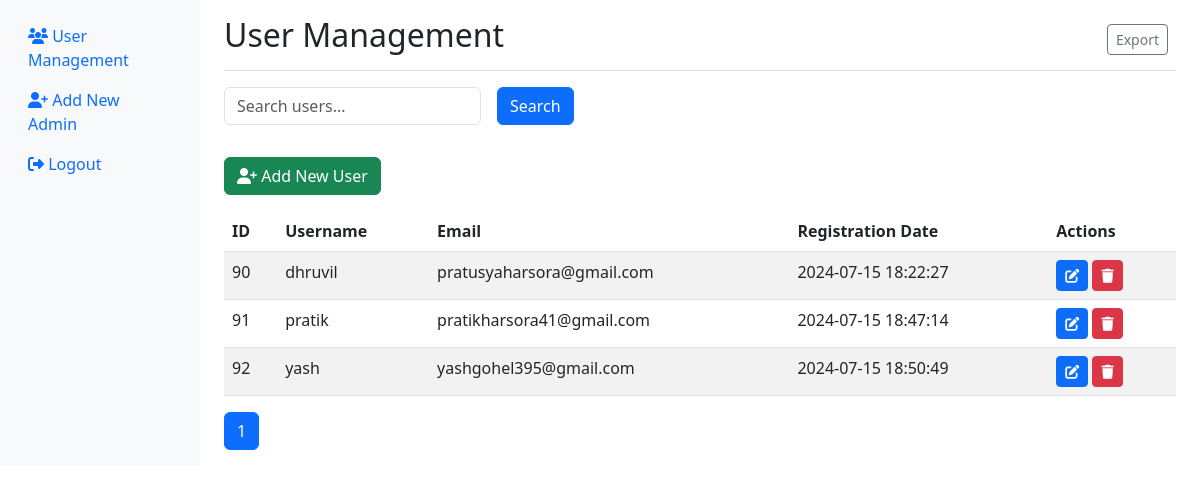
The app's page /admin_dashboard.php (signed in) with its own data.
### tables this page shows
CREATE TABLE `users` (
  `id` int(11) NOT NULL,
  `username` varchar(50) NOT NULL,
  `password` varchar(255) NOT NULL,
  `email` varchar(100) NOT NULL,
  `phone` varchar(20) DEFAULT NULL,
  `create_datetime` datetime NOT NULL,
  `reset_token` varchar(100) DEFAULT NULL,
  `reset_token_expires` datetime DEFAULT NULL,
  `registration_date` datetime DEFAULT current_timestamp(),
  `last_login` datetime DEFAULT NULL,
  `otp` varchar(6) DEFAULT NULL,
  `verified` tinyint(1) DEFAULT 0,
  `paid` tinyint(1) DEFAULT 0
);

### admin_dashboard.php (the view, shortened to what this page needs)
<?php
require_once 'db.php';
function getAllUsers($con, $page = 1, $limit = 10, $search = '') {
    $offset = ($page - 1) * $limit;
    $search = '%' . $search . '%';
    $query = "SELECT id, username, email, registration_date FROM users
              WHERE (username LIKE ? OR email LIKE ?)
              LIMIT ? OFFSET ?";
    $stmt = mysqli_prepare($con, $query);
    if (!mysqli_stmt_bind_param($stmt, "ssii", $search, $search, $limit, $offset)) {
        logError("Binding parameters failed: " . mysqli_stmt_error($stmt), "error_log.txt");
        mysqli_stmt_close($stmt);
        return false;
    }
    if (!mysqli_stmt_execute($stmt)) {
        logError("Execute failed: " . mysqli_stmt_error($stmt), "error_log.txt");
        mysqli_stmt_close($stmt);
        return false;
    }
    $result = mysqli_stmt_get_result($stmt);
    $users = mysqli_fetch_all($result, MYSQLI_ASSOC);
    return $users;
}
function getTotalUsers($con, $search = '') {
    $search = '%' . $search . '%';
    $query = "SELECT COUNT(*) as total FROM users WHERE (username LIKE ? OR email LIKE ?)";
    $stmt = mysqli_prepare($con, $query);
    if (!mysqli_stmt_bind_param($stmt, "ss", $search, $search)) {
        logError("Binding parameters failed: " . mysqli_stmt_error($stmt), "error_log.txt");
        mysqli_stmt_close($stmt);
        return false;
    }
    if (!mysqli_stmt_execute($stmt)) {
        logError("Execute failed: " . mysqli_stmt_error($stmt), "error_log.txt");
        mysqli_stmt_close($stmt);
        return false;
    }
    $result = mysqli_stmt_get_result($stmt);
    $row = mysqli_fetch_assoc($result);
    return $row['total'];
}
$search = isset($_GET['search']) ? $_GET['search'] : '';
$page = isset($_GET['page']) ? intval($_GET['page']) : 1;
$limit = 10;
$users = getAllUsers($con, $page, $limit, $search);
$total_users = getTotalUsers($con, $search);
$total_pages = ceil($total_users / $limit);
?>
<!DOCTYPE html>
<html lang="en">
<head>
    <link href="https://cdn.jsdelivr.net/npm/bootstrap@5.3.0-alpha1/dist/css/bootstrap.min.css" rel="stylesheet">
    <link href="https://cdnjs.cloudflare.com/ajax/libs/font-awesome/6.1.1/css/all.min.css" rel="stylesheet">
</head>
<body>
    <div class="container-fluid">
        <div class="row">
            <nav class="col-md-2 d-none d-md-block bg-light sidebar">
                <div class="position-sticky pt-3">
                    <ul class="nav flex-column">
                        <li class="nav-item">
                            <a class="nav-link active" href="#">
                                <i class="fas fa-users"></i> User Management
                            </a>
                        </li>
                        <li class="nav-item">
                            <a class="nav-link" href="add_admin.php">
                                <i class="fas fa-user-plus"></i> Add New Admin
                            </a>
                        </li>
                        <li class="nav-item">
                            <a class="nav-link" href="admin-logout.php">
                                <i class="fas fa-sign-out-alt"></i> Logout
                            </a>
                        </li>
                    </ul>
                </div>
            </nav>
            <main class="col-md-9 ms-sm-auto col-lg-10 px-md-4">
                <div class="d-flex justify-content-between flex-wrap flex-md-nowrap align-items-center pt-3 pb-2 mb-3 border-bottom">
                    <h1 class="h2">User Management</h1>
                    <div class="btn-toolbar mb-2 mb-md-0">
                        <div class="btn-group me-2">
                            <button type="button" class="btn btn-sm btn-outline-secondary">Export</button>
                        </div>
                    </div>
                </div>
                <div class="mb-3">
                    <form action="" method="get" class="row g-3">
                        <div class="col-auto">
                            <input type="text" class="form-control" id="search" name="search" placeholder="Search users..." value="<?php echo htmlspecialchars($search); ?>">
                        </div>
                        <div class="col-auto">
                            <button type="submit" class="btn btn-primary mb-3">Search</button>
                        </div>
                    </form>
                </div>
                <div class="mb-3">
                    <a href="add_user.php" class="btn btn-success">
                        <i class="fas fa-user-plus"></i> Add New User
                    </a>
                </div>
                <div class="table-responsive">
                    <table class="table table-striped table-hover">
                        <thead>
                            <tr>
                                <th>ID</th>
                                <th>Username</th>
                                <th>Email</th>
                                <th>Registration Date</th>
                                <th>Actions</th>
                            </tr>
                        </thead>
                        <tbody>
                            <?php foreach ($users as $user): ?>
                            <tr>
                                <td><?php echo htmlspecialchars($user['id']); ?></td>
                                <td><?php echo htmlspecialchars($user['username']); ?></td>
                                <td><?php echo htmlspecialchars($user['email']); ?></td>
                                <td><?php echo htmlspecialchars($user['registration_date']); ?></td>
                                <td>
                                    <a href="edit_user.php?id=<?php echo $user['id']; ?>" class="btn btn-sm btn-primary"><i class="fas fa-edit"></i></a>
                                    <button class="btn btn-sm btn-danger delete-user" data-id="<?php echo $user['id']; ?>"><i class="fas fa-trash"></i></button>
                                </td>
                            </tr>
                            <?php endforeach; ?>
                        </tbody>
                    </table>
                </div>
                <nav aria-label="Page navigation">
                    <ul class="pagination">
                        <?php for ($i = 1; $i <= $total_pages; $i++): ?>
                            <li class="page-item <?php echo $i == $page ? 'active' : ''; ?>">
                                <a class="page-link" href="?page=<?php echo $i; ?>&search=<?php echo urlencode($search); ?>"><?php echo $i; ?></a>
                            </li>
                        <?php endfor; ?>
                    </ul>
                </nav>
            </main>
        </div>
    </div>
</body>
</html>

### records on screen
users: id "90", username "dhruvil", email "pratusyaharsora@gmail.com", registration_date "2024-07-15 18:22:27"
users: id "91", username "pratik", email "pratikharsora41@gmail.com", registration_date "2024-07-15 18:47:14"
users: id "92", username "yash", email "yashgohel395@gmail.com", registration_date "2024-07-15 18:50:49"
